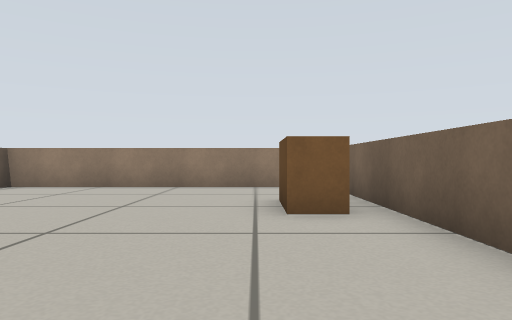
view 1 (above)

21 first-person views from a walk through a world built for the Gazebo simulator. The camera is 0.35 m above the floor, looks level and sees 70° across. The floor is counted in squares, 0.5 m on a side. Each view is taken from the middle of a square. On the plan, view 1 faces up. The plan holds only what a view shows up to about 11 squares ahead; the rest is blank.

view 2
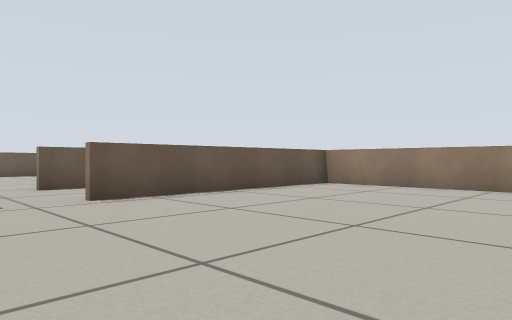

view 3
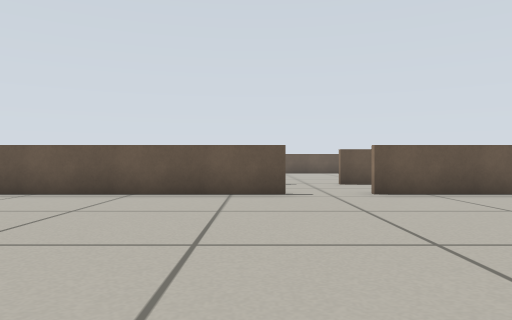

view 4
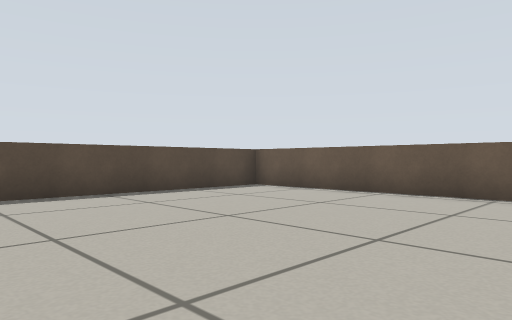

view 5
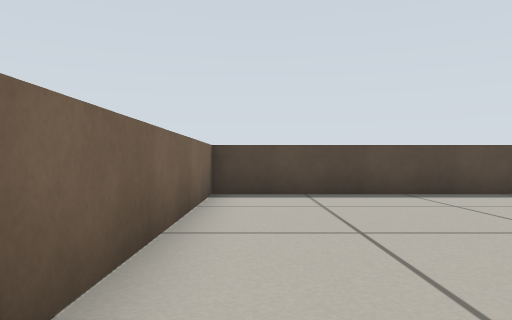

view 6
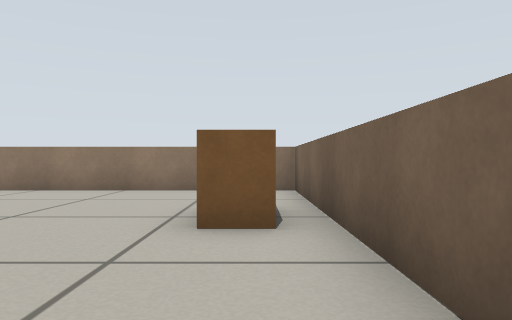

view 7
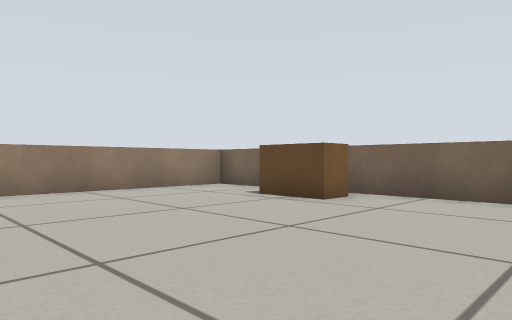

view 8
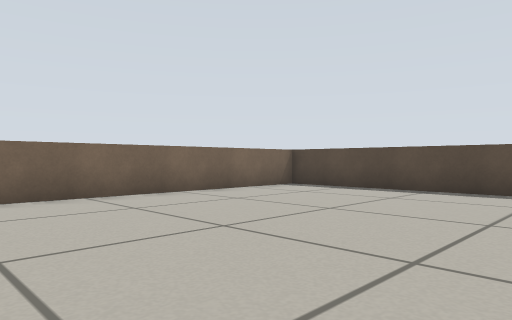

view 9
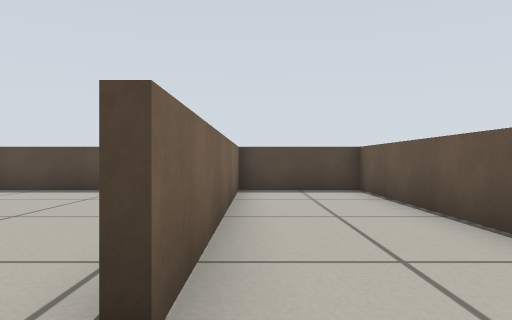

view 10
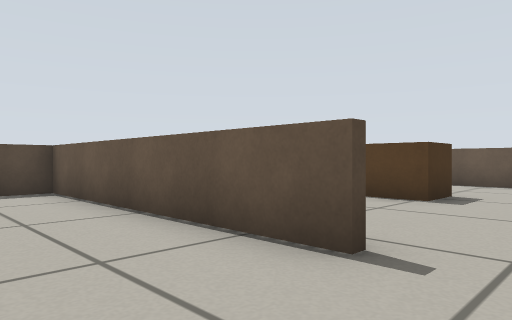

view 11
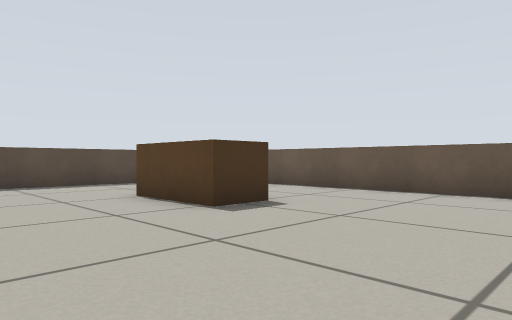

view 12
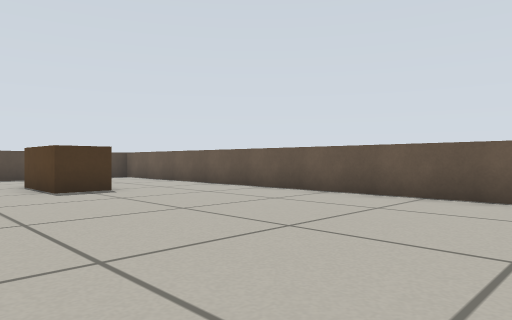

view 13
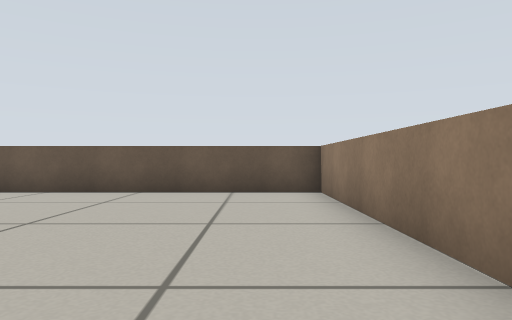

view 14
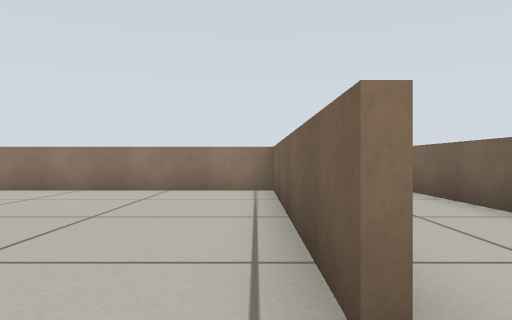

view 15
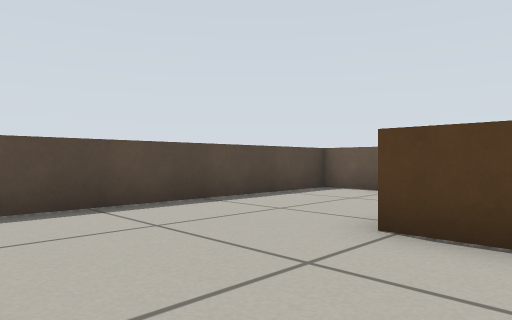

view 16
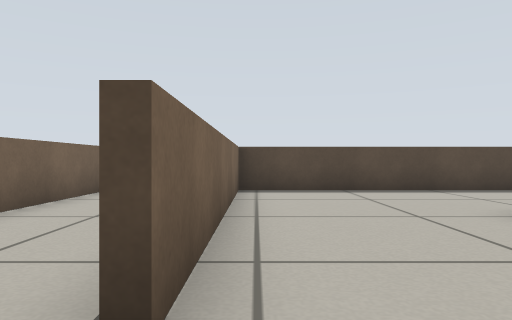

view 17
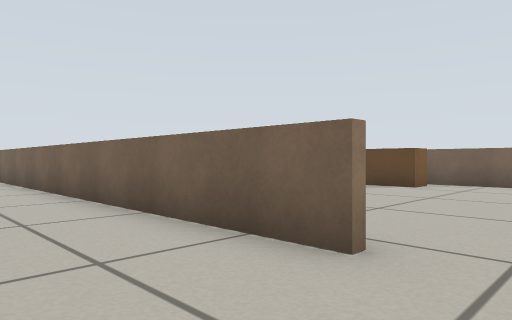

view 18
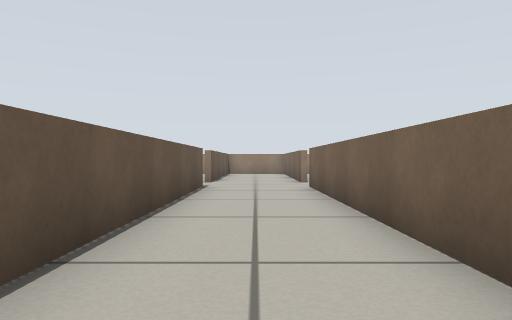

view 19
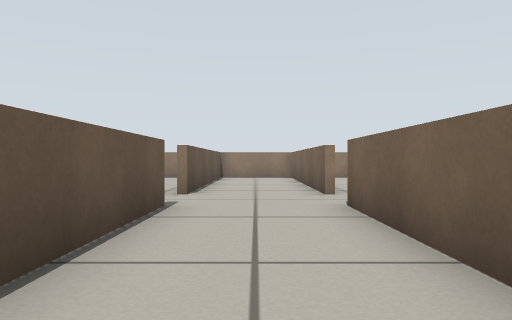

view 20
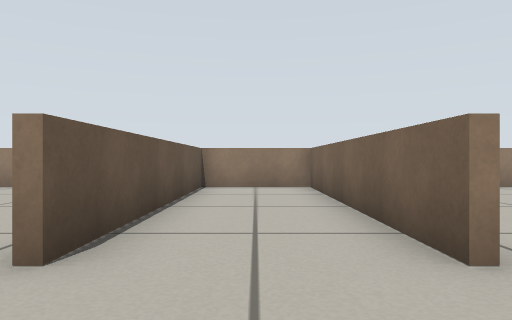

view 21
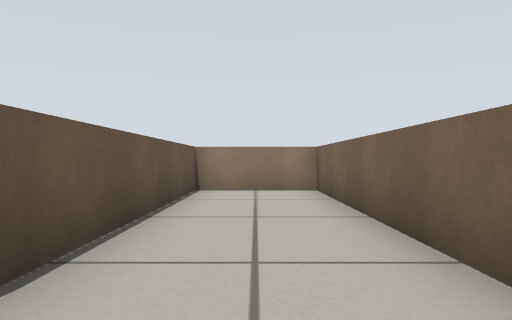

### Floor plan
Points are (right, up) in squares from view 1. A wall is a line through its corners. A room is listed if a view was taken in it or the views show most of it. See-through windows are left out.
Room 1 (views 1, 2, 3, 4, 5, 6, 7, 8)
walls: (-6.4, 0.6) (-6.4, -6.4) (1.9, -6.4) (1.9, 9.4) (-6.4, 9.4) (-6.4, 2.4)
ways out: opening at (-6, 1.5) to room 2
objects: brown box (1, 5) to (1, 6)
Room 2 (views 9, 10, 17, 18, 19, 20, 21)
walls: (-9.4, 3.5) (-9.4, 2.4); (-9.4, 16.6) (-9.4, 9); (-6.6, 2.4) (-6.6, 16.6); (-6.6, 18.4) (-6.6, 25.4) (-9.4, 25.4) (-9.4, 18.4); (-9.4, 0.6) (-9.4, -6.5); (-9.1, -6.4) (-6.6, -6.4) (-6.6, 0.6)
ways out: opening at (-6, 1.5) to room 1; opening at (-9, 1.5) to room 3; opening at (-9, 17.5); opening at (-6, 17.5)
Room 3 (views 11, 12, 13, 14, 15, 16)
walls: (-9.6, 2.4) (-9.6, 9.1); (-17.9, -4.9) (-17.9, -6.4) (-9.1, -6.4); (-9.5, 9.4) (-17.9, 9.4) (-17.9, -3.4); (-9.6, -6.2) (-9.6, 0.6)
ways out: opening at (-9, 1.5) to room 2
objects: brown box (-14, -2) to (-14, -1)

Where each view was taken, in squares from view 1:
view 1: 0 up, 0 right, facing up
view 2: 0 up, 0 right, facing up-left
view 3: 0 up, 1 right, facing left
view 4: 1 up, 1 right, facing down-left
view 5: 1 up, 1 right, facing down
view 6: 1 up, 1 right, facing up
view 7: 1 up, 5 left, facing up-right
view 8: 2 up, 5 left, facing down-right
view 9: 2 up, 7 left, facing down
view 10: 2 up, 7 left, facing down-left
view 11: 4 up, 10 left, facing down-left
view 12: 8 up, 11 left, facing down-left
view 13: 8 up, 10 left, facing left
view 14: 1 up, 10 left, facing up
view 15: 1 down, 10 left, facing down-left
view 16: 2 up, 10 left, facing down
view 17: 1 up, 9 left, facing up-right
view 18: 7 up, 8 left, facing up
view 19: 11 up, 8 left, facing up
view 20: 16 up, 8 left, facing up
view 21: 17 up, 8 left, facing up
